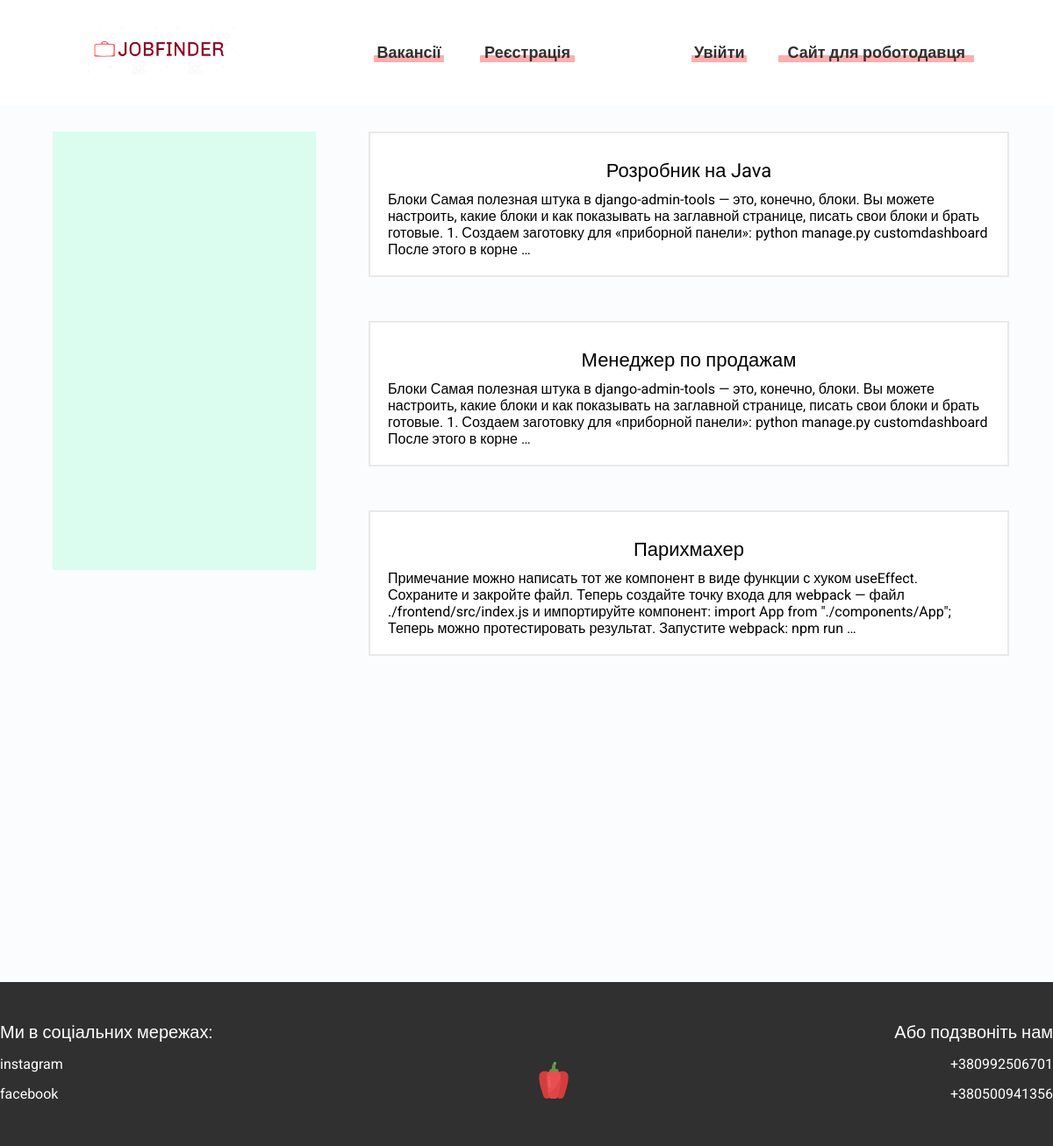
/vacancies, run on the app's committed database.
### doc/models.py (models this page shows, shortened)
class JobList(models.Model):
    job_title = models.CharField(max_length=255, verbose_name='Назва')
    slug = models.SlugField(max_length=255, unique=True, db_index=True)
    salary = models.DecimalField(max_digits=10, decimal_places=2, verbose_name='Заробітня плата')
    job_description = models.TextField(verbose_name='Детальніше про вакансію')
    time_create = models.DateTimeField(auto_now_add=True, verbose_name='Дата публікації вакансії')
    available = models.BooleanField(default=True, verbose_name='Чи відкрита вакасія?')
    category = models.ForeignKey('Category', on_delete=models.PROTECT, verbose_name='Категорія')
    company = models.ForeignKey('Company', on_delete=models.PROTECT, verbose_name="Назва компанії")
    class Meta:
        verbose_name = 'Вакансія'
        verbose_name_plural = 'Вакансії'
        ordering = ['-time_create', 'job_title']

### doc/views.py (the view)
# urls.py: path('vacancies', vacancies_page, name='vacancies'),
def vacancies_page(request):
    vacancies = JobList.objects.all().order_by('-time_create')
    paginator = Paginator(vacancies, 8)
    page = request.GET.get('page')
    try:
        page_obj = paginator.page(page)
    except PageNotAnInteger:
        page_obj = paginator.page(1)
    except EmptyPage:
        page_obj = paginator.page(paginator.num_pages)
    return render(request, 'vacancies.html',
                  {'page': page,
                   'title': 'Вакансії',
                   'vacancies': page_obj, 'page_obj': page_obj})

### doc/templates/vacancies.html
{% extends 'base.html' %}
{% block content %}
<div class="content">
    <div class="sidepanel">
    </div>
    {% for vacancy in vacancies %}
    <div class="job__list">
        <div class="job__title">{{vacancy.job_title}}</div>
        <div class="job__description">{{vacancy.job_description|truncatewords:40}}</div>
    </div>
    {% endfor %}
</div>
{% endblock %}

### doc/static/css/style.css (style rules this page uses)
* { box-sizing: border-box; margin: 0; padding: 0; font-family: Roboto, sans-serif }
.content { --bg-opacity: 0.3!important; padding-top: 30px; background-color: rgba(242,245,248,var(--bg-opacity))!important; min-height: 1000px; }
.job__list { background-color: white; padding: 20px; margin: 0px 50px 50px 420px; border: 2px solid #e9e9e9; }
.job__title { font-size: 22px; text-align:center; padding: 10px; }
.sidepanel { border: 1px red; position:absolute; left: 60px; top: 150px; height: 500px; width: 300px; background-color: #00ff9a21; display: flex; flex-direction: column; justify-content: space-between; align-items: center }

### data on the page
JobList: job_title "Розробник на Java", job_description "Блоки Самая полезная штука в django-admin-tools — это, конечно, блоки. Вы можете настроить, какие блоки и как показывать на заглавной странице, писать свои блоки и брать готовые. 1. Создаем заготовку для «приборной панели»: python manage.py customdashboard После этого в корне …"
JobList: job_title "Менеджер по продажам", job_description "Блоки Самая полезная штука в django-admin-tools — это, конечно, блоки. Вы можете настроить, какие блоки и как показывать на заглавной странице, писать свои блоки и брать готовые. 1. Создаем заготовку для «приборной панели»: python manage.py customdashboard После этого в корне …"
JobList: job_title "Парихмахер", job_description "Примечание можно написать тот же компонент в виде функции с хуком useEffect. Сохраните и закройте файл. Теперь создайте точку входа для webpack — файл ./frontend/src/index.js и импортируйте компонент: import App from \"./components/App\"; Теперь можно протестировать результат. Запустите webpack: npm run …"
